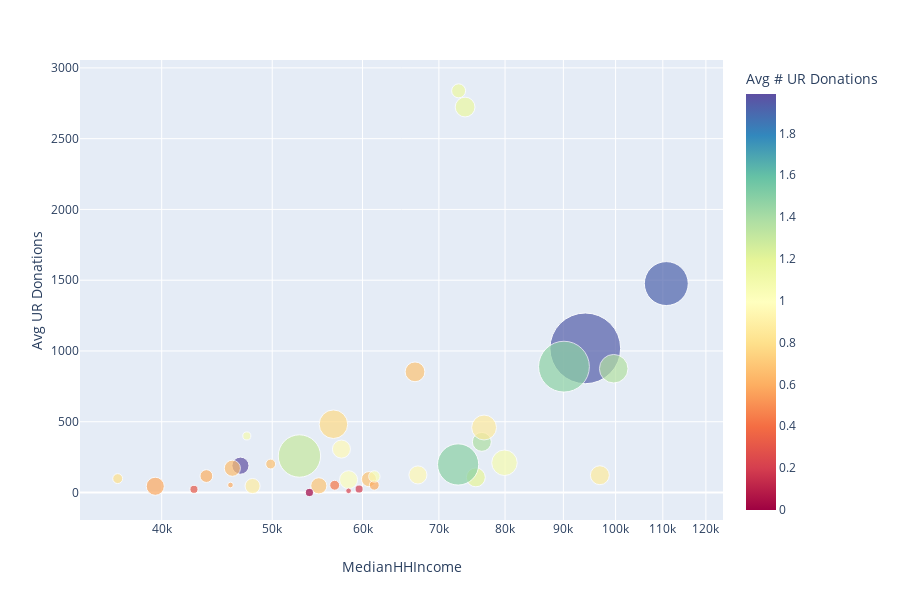

Source (notebook cell):
### Code cell
px.scatter(avg_data, x="MedianHHIncome", y="Avg UR Donations", hover_name="Town", size="Nmembers", size_max=50, color="Avg # UR Donations", color_continuous_scale=px.colors.diverging.Spectral, log_x=True)

### Figure 1 — Plotly figure (JSON) as saved in the notebook; plotly's stock layout.template omitted (floating-point values rounded to 4 significant figures)
{"data": [{"hovertemplate": "<b>%{hovertext}</b><br><br>MedianHHIncome=%{x}<br>Avg UR Donations=%{y}<br>Nmembers=%{marker.size}<br>Avg # UR Donations=%{marker.color}<extra></extra>", "hovertext": ["Bath", "Bradford", "Canaan", "Cavendish", "Charlestown", "Chelsea", "Claremont", "Corinth", "Cornish", "Croydon", "Dorchester", "Enfield", "Fairlee", "Grafton", "Grantham", "Hanover", "Hartford", "Hartland", "Haverhill", "Lebanon", "Lyme", "Newbury", "Newport", "Norwich", "Orange", "Orford", "Piermont", "Plainfield", "Pomfret", "Reading", "Royalton", "Ryegate", "Sharon", "Springfield", "Strafford", "Thetford", "Topsham", "Tunbridge", "Unity", "Vershire", "Weathersfield", "West Fairlee", "West Windsor", "Windsor", "Woodstock"], "legendgroup": "", "marker": {"cmax": 1.988, "cmin": 0, "color": [0, 0.8786, 1.01, 0, 0.3084, 0.2167, 0.189, 0.4239, 1.188, 0, 0, 1.076, 0.9464, 0.5938, 0.8636, 1.94, 0.7713, 0.6889, 1.988, 1.301, 1.917, 0.6566, 0, 1.479, 0, 1.38, 1.136, 1.364, 1.141, 0.1915, 0.5767, 0.6667, 0.6842, 0.6056, 0.9602, 1.488, 0.03571, 0.589, 0, 1.065, 1.051, 0, 0.6842, 0.796, 0.8623], "colorbar": {"title": {"text": "Avg # UR Donations"}}, "colorscale": [[0, "rgb(158,1,66)"], [0.1, "rgb(213,62,79)"], [0.2, "rgb(244,109,67)"], [0.3, "rgb(253,174,97)"], [0.4, "rgb(254,224,139)"], [0.5, "rgb(255,255,191)"], [0.6, "rgb(230,245,152)"], [0.7, "rgb(171,221,164)"], [0.8, "rgb(102,194,165)"], [0.9, "rgb(50,136,189)"], [1, "rgb(94,79,162)"]], "showscale": true, "size": [0, 7, 10, 0, 2, 1, 0, 3, 11, 0, 0, 20, 10, 1, 11, 153, 25, 8, 9, 55, 59, 8, 2, 79, 0, 11, 6, 25, 12, 2, 10, 3, 7, 5, 10, 52, 0, 3, 0, 2, 4, 0, 12, 3, 19], "sizemode": "area", "sizeref": 0.0612, "symbol": "circle"}, "mode": "markers", "name": " ", "showlegend": false, "type": "scatter", "uid": "bb507efc-71d3-44fa-9f54-c43dd11b9316", "x": [47386, 48056, 58333, 48750, 42693, 58333, 45510, 56719, 75417, 71094, 56719, 79907, 67100, 45958, 96875, 94063, 56577, 54931, 46892, 52825, 110781, 46134, 53900, 90104, 63750, 76339, 72841, 99625, 73802, 59583, 39484, 49844, 60781, 43777, 57500, 72768, 56667, 61438, 57917, 47500, 61447, 50625, 66705, 36600, 76686], "xaxis": "x", "y": [0, 45.61, 90.15, 0, 22.2, 11.83, 28.27, 51.09, 106.8, 0, 0, 209.9, 124.0, 52.81, 122.0, 1018.0, 482.2, 47.04, 189.5, 257.7, 1476.0, 171.3, 0, 889.0, 0, 357.7, 2838.0, 874.5, 2723.0, 24.26, 43.99, 200.8, 94.12, 116.0, 306.5, 198.0, 8.929, 51.37, 0, 399.5, 113.1, 0, 852.5, 97.99, 459.1], "yaxis": "y"}], "layout": {"grid": {"xaxes": ["x"], "xgap": 0.1, "xside": "bottom", "yaxes": ["y"], "ygap": 0.1, "yside": "left"}, "height": 600, "legend": {"tracegroupgap": 0}, "margin": {"t": 60}, "xaxis": {"title": {"text": "MedianHHIncome"}, "type": "log"}, "yaxis": {"title": {"text": "Avg UR Donations"}}}}
